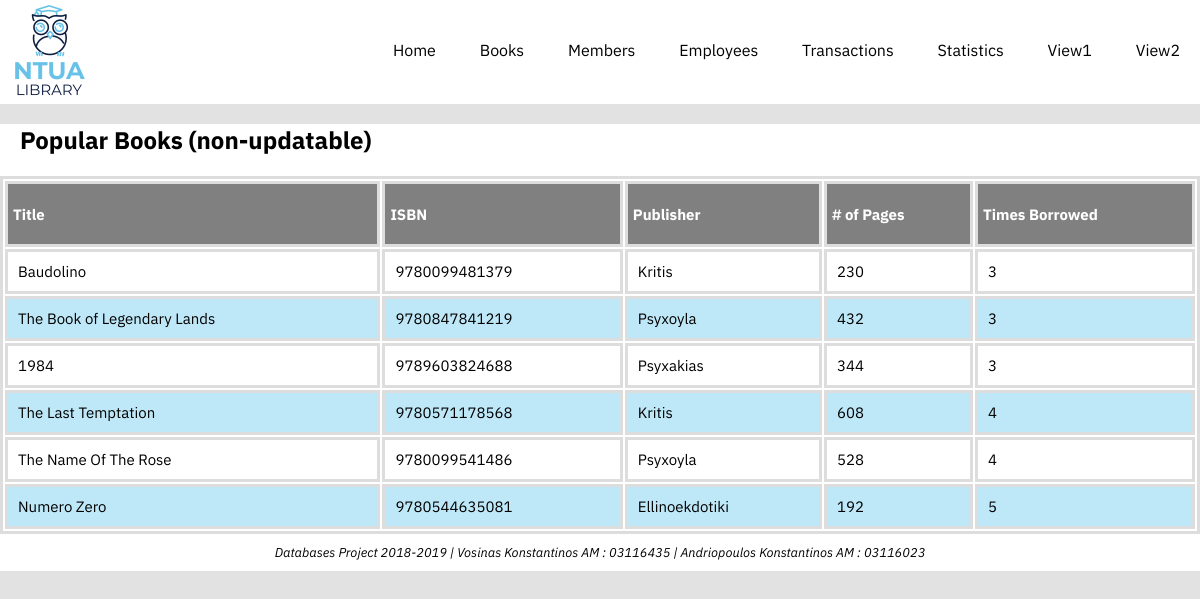
The app's page /files/view2.php with its own data.
### tables this page shows
CREATE TABLE IF NOT EXISTS `book` (
  `ISBN` CHAR(13) NOT NULL,
  `title` VARCHAR(100) NOT NULL,
  `pubYear` INT NULL,
  `numpages` INT NULL,
  `pubName` VARCHAR(45) NULL,
  PRIMARY KEY (`ISBN`),
  CONSTRAINT `pubNameBook`
    FOREIGN KEY (`pubName`)
    REFERENCES `publisher` (`pubName`)
    ON DELETE NO ACTION
    ON UPDATE CASCADE);

### files/view2.php (the view, shortened to what this page needs)
<!DOCTYPE html>
<html>
<head>
    <link rel="stylesheet" type="text/css" href="main.css">
</head>
<body>
<header class="header_bar">
    <div class="width_container">
        <img src="logo.png" height="100" width=100 float:left>
        <nav>
            <ul>
                <li><a href="../index.php">Home</a> </li>
                <li><a href="books.php">Books</a> </li>
                <li><a href="members.php">Members</a> </li>
                <li><a href="employees.php">Employees</a> </li>
                <li><a href="transactions.php">Transactions</a></li>
                <li><a href="stats.php">Statistics</a> </li>
                <li><a href="view1.php"> View1 </a></li>
                <li><a href="#"> View2 </a></li>
            </ul>
        </nav>
    </div>
</header>
<div class="width_container">
    <section>
        <h1>
            Popular Books (non-updatable)
        </h1>
        <table class="table">
            <thead>
            <tr>
                <th>Title</th>
                <th>ISBN</th>
                <th>Publisher</th>
                <th># of Pages</th>
                <th>Times Borrowed</th>
            </tr>
            </thead>
            <?php
                require "connect.php";
                $query = "SELECT * FROM popular_books";
                if($query_run = mysqli_query($mysql_connection,$query))
                {
                    while($row = mysqli_fetch_assoc($query_run))
                    {
                        $ISBN = $row["ISBN"];
                        $title = $row["title"];
                        $pubName = $row["pubName"];
                        $numpages = $row["numpages"];
                        $count = $row["COUNT(*)"];
                        echo '<tr><td><a href="./bookOps/bookInfo.php?id='.$ISBN.'" class="no_underline">'.$title.'</a></td><td>'.$ISBN.'</td><td>'.$pubName.'</td><td>'.$numpages.'</td><td>'.$count.'</td></tr>';
                    }
                }
                else
                {
                    echo 'Error';
                }
            ?>
        </table>
    </section>
</div>
<footer>
    Databases Project 2018-2019    |     Vosinas Konstantinos AM : 03116435    |    Andriopoulos Konstantinos AM : 03116023
</footer>
</body>
</html>

### files/main.css (style rules this page uses)
* { padding: 0; margin:0; font-family: IBM Plex Sans; }
body { background-color: #e2e2e2; }
.header_bar { background: rgb(255, 255, 255); }
.header_bar::after { content: " "; clear: both; display: block; }
.width_container { max-width: 1200px; margin: 0 auto; height:100%; }
nav { float:right; }
nav ul li { display: inline-block; }
nav ul li a { padding: 10px 20px; color:black; line-height: 100px; text-decoration: none; }
section { background: rgb(255, 255, 255); }
h1 { margin:20px 20px; background: rgb(255, 255, 255); }
footer { width:100%; padding: 10px 0px; background-color: white; font-style: italic; text-align:center; font-size: 0.8em; }
.table { width: 100%; margin-top: 15px; }
table, th, td { border: solid #ddd; text-align: left; }
th { background-color: rgb(128, 128, 128); color: white; height: 50px; padding: 5px; font-size: 15px; }
td { padding: 10px 10px; font-size: 15px; }
tr:nth-child(even) { background-color:#bee8f8; }
.no_underline { text-decoration: none; color:black; }

### records on screen
book: title "Baudolino", ISBN "9780099481379", pubName "Kritis", numpages "230", count "3"
book: title "The Book of Legendary Lands", ISBN "9780847841219", pubName "Psyxoyla", numpages "432", count "3"
book: title "1984", ISBN "9789603824688", pubName "Psyxakias", numpages "344", count "3"
book: title "The Last Temptation", ISBN "9780571178568", pubName "Kritis", numpages "608", count "4"
book: title "The Name Of The Rose", ISBN "9780099541486", pubName "Psyxoyla", numpages "528", count "4"
book: title "Numero Zero", ISBN "9780544635081", pubName "Ellinoekdotiki", numpages "192", count "5"
